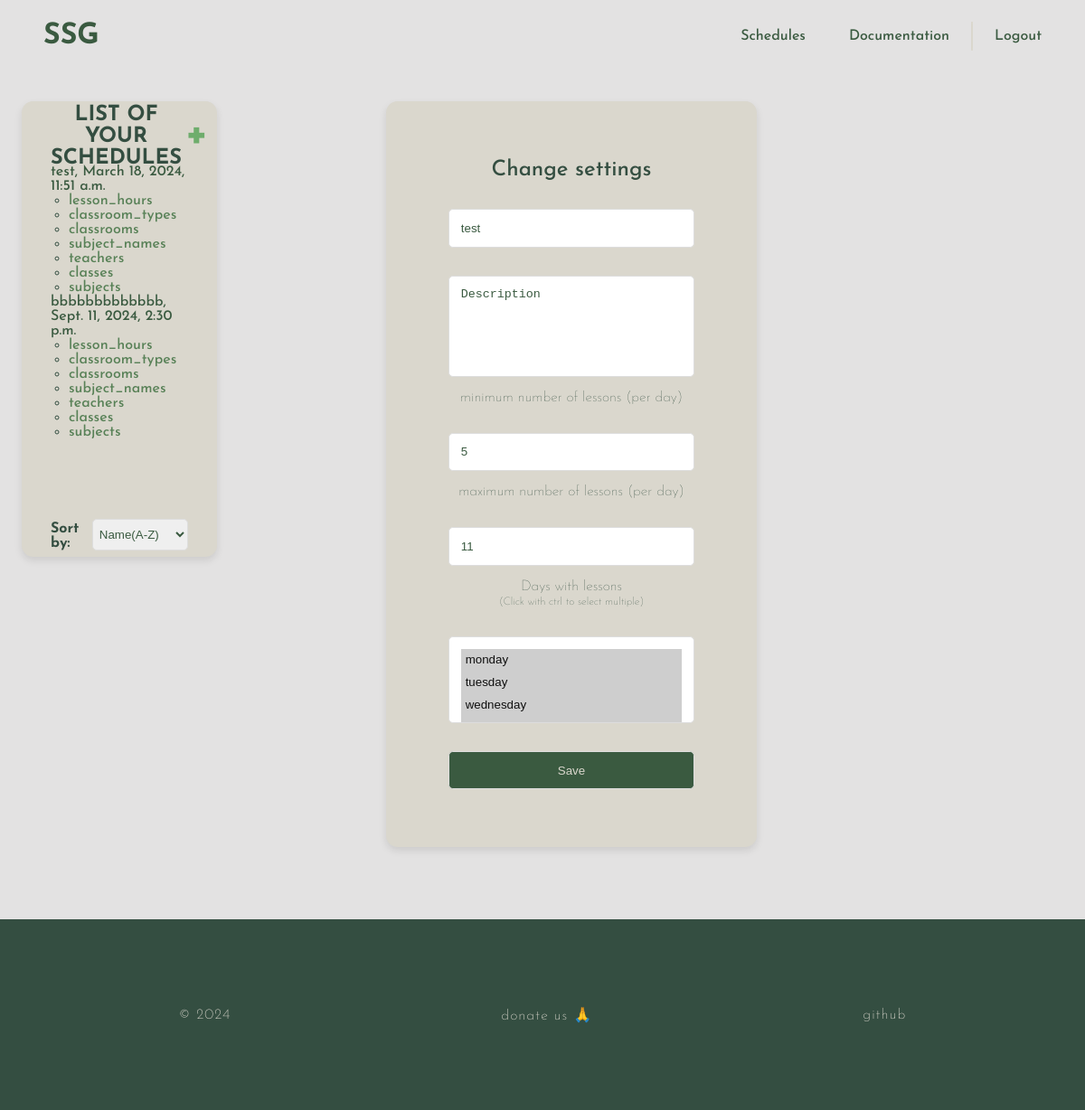
Before: /schedules/test/test/settings/ (signed in) with the older database file.
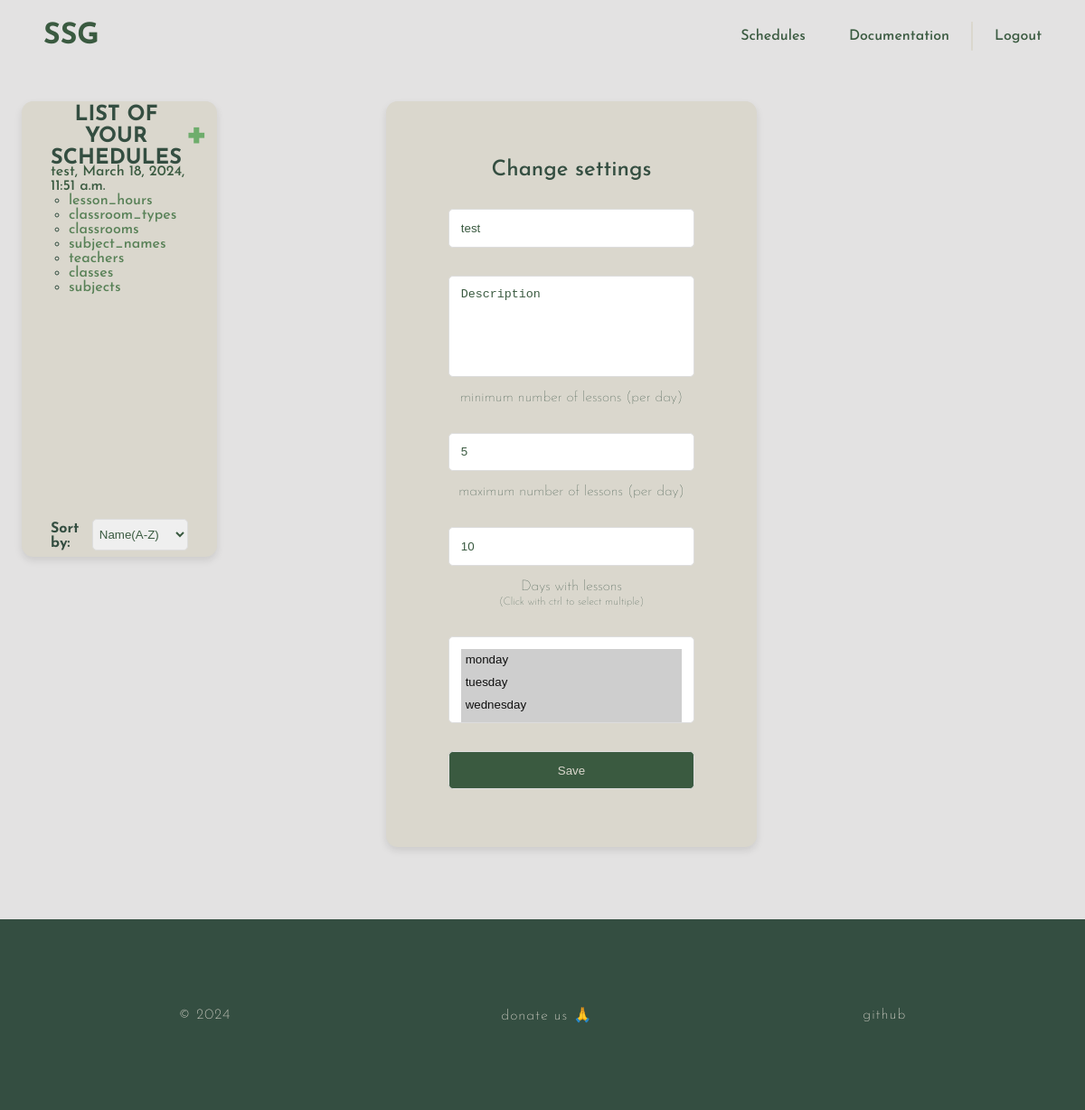
After: the same page with the newer database file.
### generatorApp/models.py (models this page shows, shortened)
class ScheduleList(models.Model):
    user_id = models.ForeignKey(User, null=False, on_delete=models.CASCADE)
    name = models.CharField(max_length=100)
    description = models.CharField(max_length=800, default='')
    created_date = models.DateTimeField(default=timezone.now)
    content = models.TextField()

### generatorApp/views/schedule.py (the view, shortened to what this page needs)
# urls.py: path('schedules/<str:username>/<str:schedule_name>/settings/', views.ScheduleSettingsView.as_view(), name='settings'),
class ScheduleSettingsView(LoginRequiredMixin, FormView):
    login_url = reverse_lazy('generatorApp:login')
    form_class = ScheduleListForm
    template_name = 'generatorApp/forms/settings.html'
    def get_initial(self):
        initial = super().get_initial()
        schedule_name = self.kwargs.get('schedule_name')  # Assuming the schedule name comes from the URL or context
        schedule = ScheduleList.objects.filter(user_id=self.request.user, name=schedule_name).first()
        if schedule:
            initial['name'] = schedule.name
            initial['description'] = schedule.description
        return initial
    def get_context_data(self, **kwargs):
        context = super().get_context_data(**kwargs)
        context = update_context(self.request, self.kwargs, context)
        schedule_name = context.get('schedule_name')  # Assume you pass schedule_name in context somehow
        schedule = ScheduleList.objects.filter(user_id=self.request.user, name=schedule_name).first()
        if schedule:
            try:
                schedule_settings = ScheduleSettings.objects.get(schedule_id=schedule)
                settings_data = json.loads(schedule_settings.content)
                context['min_lessons'] = settings_data.get('min_lessons_per_day', '')
                context['max_lessons'] = settings_data.get('max_lessons_per_day', '')
                context['days'] = settings_data.get('days', [])
            except ScheduleSettings.DoesNotExist:
                context['min_lessons'] = ''
                context['max_lessons'] = ''
                context['days'] = []
        return context

### generatorApp/forms.py
class ScheduleListForm(ModelForm):
    name = forms.CharField(label='', widget=forms.TextInput(attrs={'class': 't', 'id': 'name', 'name': 'name',
                                                                   'placeholder': 'name'}))
    description = forms.CharField(label='', required=False, widget=forms.Textarea(attrs={
        'class': 't', 'id': 'description', 'name': 'description',
        'placeholder': 'description of your schedule(not required)'}))
    class Meta:
        model = ScheduleList
        fields = ['name', 'description']

### generatorApp/templates/generatorApp/forms/settings.html (shortened to what this page needs)
{% extends 'generatorApp/index.html' %}
{% load static %}
{% block head %}
    <link rel="stylesheet" href="{% static 'generatorApp/schedules.css' %}">
{% endblock %}
{% block content %}
    {% include 'generatorApp/schedule_list.html' %}
    <main>
        <form method="POST" id="new-schedule-form">
            <div class="container">
                <h2 style="font-weight: 450;">Change settings</h2>
                {{ form.name }}
                {{ form.description }}
                <label for="min-lessons">minimum number of lessons (per day)</label>
                <input required class="t" id="min-lessons" name="min-lessons" type="number" min="1" max="100" value={{ min_lessons }}>
                <label for="max-lessons">maximum number of lessons (per day)</label>
                <input required class="t" id="max-lessons" name="max-lessons" type="number" min="1" max="100" value={{ max_lessons }}>
                <label for="days">Days with lessons <br> <span style="font-size: 75%">(Click with ctrl to select multiple)</span></label>
                <select class="t" id="days" name="days" multiple="multiple" required>
                    {% with "monday tuesday wednesday thursday friday" as days_options %}
                        {% for day in days_options.split %}
                            <option value="{{ day }}" {% if day in days %}selected {% endif %}>{{ day }}</option>
                        {% endfor %}
                    {% endwith %}
                </select>
                <input type="submit" value="Save">
            </div>
        </form>
    </main>
{% endblock %}

### generatorApp/templates/generatorApp/schedule_list.html (shortened to what this page needs)
{% load static %}
{% block head %}
    <link rel="stylesheet" href="{% static 'generatorApp/aside.css' %}">
{% endblock %}
<aside class="sticky-wrapper">
    <div class="aside-content">
        <h3>
            <span>List of your schedules</span>
            <a href="{% url 'generatorApp:schedules_base' %}">
                <span style="font-size: 150%">+</span>
            </a>
        </h3>
        <ol class="scrollable">
            {% if schedule_list %}
                {% for schedule in schedule_list %}
                    <li>
                        <a href="{% url 'generatorApp:schedule' username=user.username schedule_name=schedule.name %}">
                            {{ schedule.name }}, {{ schedule.created_date }}
                        </a>
                        <ul class="schedule-data-list" style="padding-left: 2ch">
                            {% for label in labels %}
                                <li><a href="{% url 'generatorApp:schedule' username=user.username schedule_name=schedule.name%}{{label}}">{{ label }}</a></li>
                            {% endfor %}
                        </ul>
                    </li>
                {% endfor %}
            {% else %}
                <p>It seems to you don't have any schedules :<</p>
            {% endif %}
        </ol>
        <form method="GET" id="sort-form">
            <h4>Sort by:</h4>
            <select name="sort_by" id="sort_by">
                <option value="name">Name(A-Z)</option>
            </select>
        </form>
    </div>
</aside>

Changed rows visible on the page:
removed ScheduleList: name "bbbbbbbbbbbbb", created_date "Sept. 11, 2024, 2:30 p.m.", labels "lesson_hours" "classroom_types" "classrooms" "subject_names" "teachers" "classes" "subjects"
Other visible differences:
form field max-lessons: "11" → "10"
